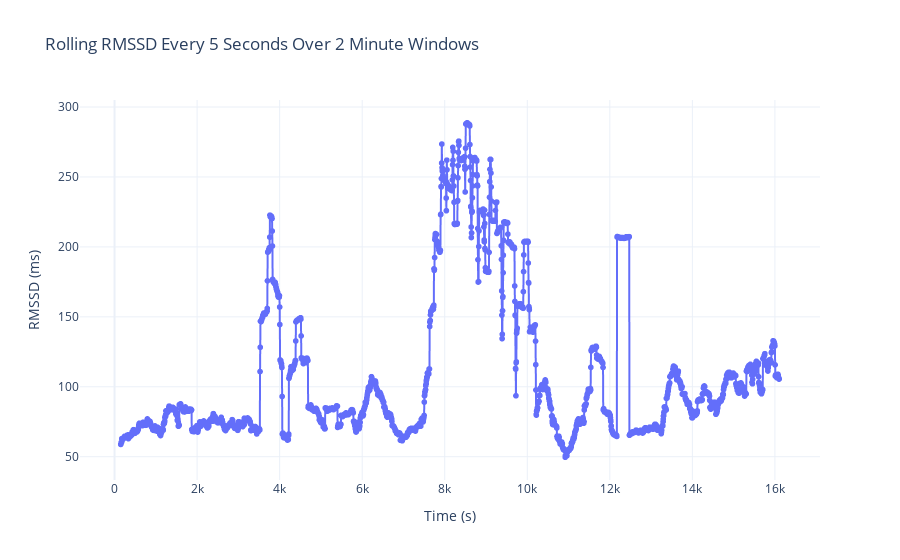

The cell this chart's notebook holds for it:
### Code cell
session_analysis(file_path, chunk_duration= 45)

### Figure 1 — Plotly figure (JSON) as saved in the notebook; plotly's stock layout.template omitted (floating-point values rounded to 4 significant figures; data arrays with more than 128 entries replaced by an {"elided": "..."} marker saying what was removed)
{"data": [{"hovertemplate": "Time (s)=%{x}<br>RMSSD (ms)=%{y}<extra></extra>", "legendgroup": "", "line": {"color": "#636efa", "dash": "solid"}, "marker": {"symbol": "circle"}, "mode": "lines+markers", "name": "", "showlegend": false, "type": "scattergl", "x": {"elided": "3192 int values"}, "xaxis": "x", "y": {"elided": "3192 float values"}, "yaxis": "y"}], "layout": {"hovermode": "x unified", "legend": {"tracegroupgap": 0}, "title": {"text": "Rolling RMSSD Every 5 Seconds Over 2 Minute Windows"}, "xaxis": {"anchor": "y", "domain": [0, 1], "title": {"text": "Time (s)"}}, "yaxis": {"anchor": "x", "domain": [0, 1], "title": {"text": "RMSSD (ms)"}}}}
